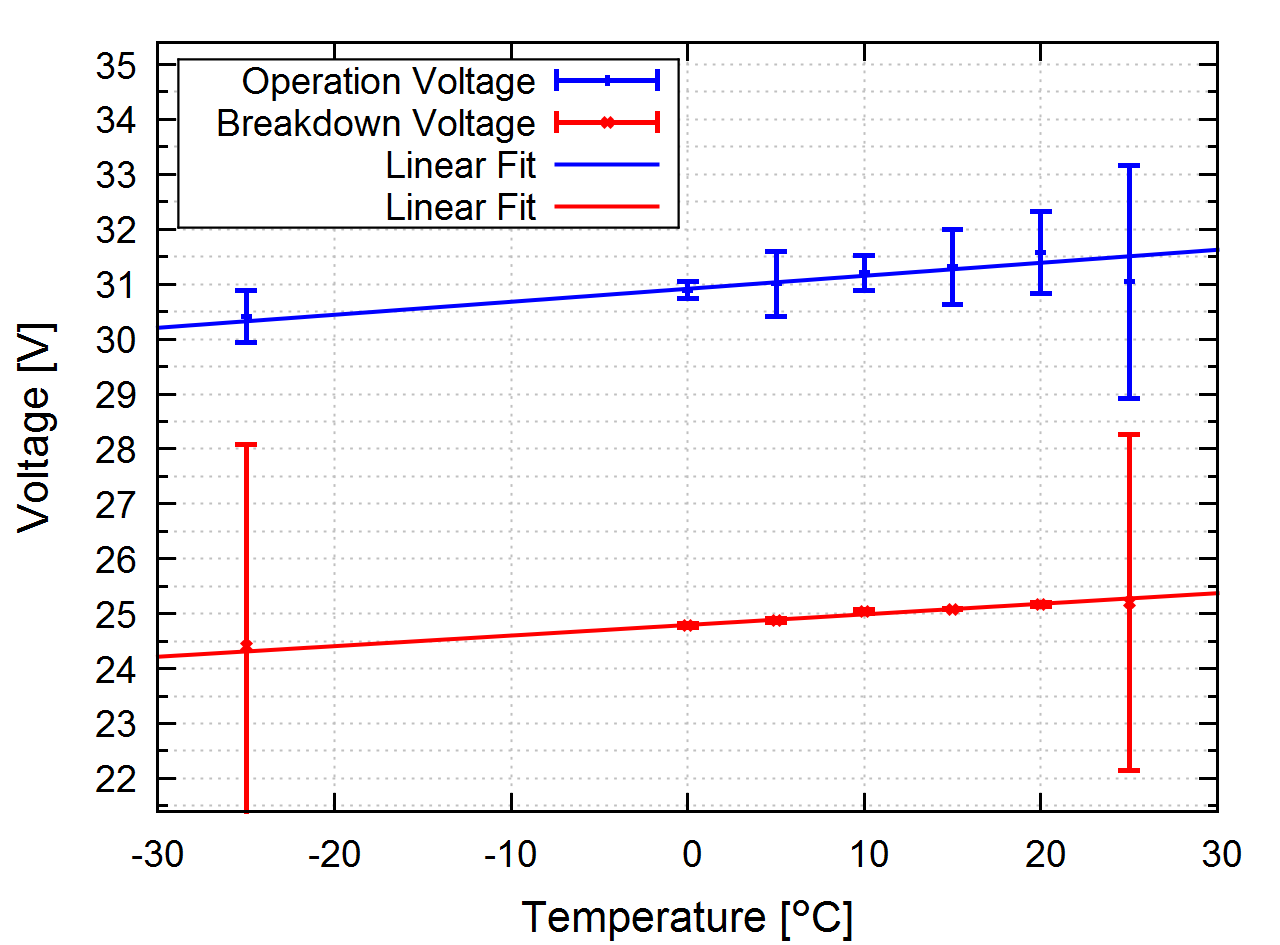

Generate this figure with gnuplot:
# use with gnuplot

#set title "Single SiPM (logscale)"

set terminal wxt size 1280,1024 enhanced font "Arial, 28"
set termoptions enhanced

set style line 101 lc "black" lt 1 lw 3 pt 9 ps 3 pi 2

set border front ls 101


set xlabel "Temperature [{/Symbol \260}C]" offset 0 font "Arial, 32"
set ylabel "Voltage [V]" offset 0 font "Arial, 32"

#set key outside
set key left top box lw 2 opaque

set ytics 1
set mytics 2
#set xtics 5
#set mxtics 2

set grid lc "grey" lw 2
set grid mxtics
set grid mytics



m1 = 1
y1 = 1
m2 = 1
y2 = 1


pol1(x) =  m1*x+y1
pol2(x) =  m2*x+y2 

set fit errorvariables

fit pol1(x) "4x1n6_fits.txt" using 1:2:3 via m1,y1 
fit pol2(x) "4x1n6_fits.txt" using 1:4:5 via m2,y2 

plot \
	"4x1n6_fits.txt" using 1:2:3 w yerr lw 5 lc "blue" title "Operation Voltage", \
	"4x1n6_fits.txt" using 1:4:5 w yerr lw 5 lc "red" title "Breakdown Voltage", \
	pol1(x) lw 4 lc "blue" title "Linear Fit", \
	pol2(x) lw 4 lc "red" title "Linear Fit" 


	
	
	
	
	
	
	
	
	
	
	
	
	
	
	
	
	
	
	
	
